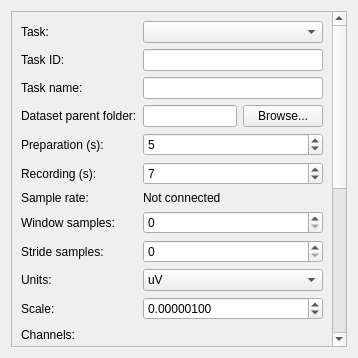
<?xml version="1.0" encoding="UTF-8"?>
<ui version="4.0">
 <class>DataCollectionPageForm</class>
 <widget class="QWidget" name="DataCollectionPageForm">
  <property name="windowTitle"><string>Data Collection</string></property>
  <layout class="QVBoxLayout" name="rootLayout">
   <item>
    <widget class="QScrollArea" name="scrollArea">
     <property name="widgetResizable"><bool>true</bool></property>
     <widget class="QWidget" name="scrollContents">
      <property name="geometry"><rect><x>0</x><y>0</y><width>760</width><height>760</height></rect></property>
      <layout class="QVBoxLayout" name="contentLayout">
       <item>
        <layout class="QFormLayout" name="settingsForm">
         <item row="0" column="0"><widget class="QLabel" name="taskLabel"><property name="text"><string>Task:</string></property></widget></item>
         <item row="0" column="1"><widget class="QComboBox" name="taskCombo"/></item>
         <item row="1" column="0"><widget class="QLabel" name="taskIdLabel"><property name="text"><string>Task ID:</string></property></widget></item>
         <item row="1" column="1"><widget class="QLineEdit" name="taskId"><property name="readOnly"><bool>true</bool></property></widget></item>
         <item row="2" column="0"><widget class="QLabel" name="taskNameLabel"><property name="text"><string>Task name:</string></property></widget></item>
         <item row="2" column="1"><widget class="QLineEdit" name="taskName"><property name="readOnly"><bool>true</bool></property></widget></item>
         <item row="3" column="0"><widget class="QLabel" name="datasetPathLabel"><property name="text"><string>Dataset parent folder:</string></property></widget></item>
         <item row="3" column="1">
          <layout class="QHBoxLayout" name="pathLayout">
           <item><widget class="QLineEdit" name="datasetPath"/></item>
           <item><widget class="QPushButton" name="browseButton"><property name="text"><string>Browse...</string></property></widget></item>
          </layout>
         </item>
         <item row="4" column="0"><widget class="QLabel" name="preparationLabel"><property name="text"><string>Preparation (s):</string></property></widget></item>
         <item row="4" column="1"><widget class="QSpinBox" name="preparationSeconds"><property name="minimum"><number>0</number></property><property name="maximum"><number>3600</number></property><property name="value"><number>5</number></property></widget></item>
         <item row="5" column="0"><widget class="QLabel" name="recordingLabel"><property name="text"><string>Recording (s):</string></property></widget></item>
         <item row="5" column="1"><widget class="QSpinBox" name="recordingSeconds"><property name="minimum"><number>1</number></property><property name="maximum"><number>3600</number></property><property name="value"><number>7</number></property></widget></item>
         <item row="6" column="0"><widget class="QLabel" name="sampleRateTitle"><property name="text"><string>Sample rate:</string></property></widget></item>
         <item row="6" column="1"><widget class="QLabel" name="sampleRateLabel"><property name="text"><string>Not connected</string></property></widget></item>
         <item row="7" column="0"><widget class="QLabel" name="windowSamplesLabel"><property name="text"><string>Window samples:</string></property></widget></item>
         <item row="7" column="1"><widget class="QSpinBox" name="windowSamples"><property name="minimum"><number>0</number></property><property name="maximum"><number>100000000</number></property></widget></item>
         <item row="8" column="0"><widget class="QLabel" name="strideSamplesLabel"><property name="text"><string>Stride samples:</string></property></widget></item>
         <item row="8" column="1"><widget class="QSpinBox" name="strideSamples"><property name="minimum"><number>0</number></property><property name="maximum"><number>100000000</number></property></widget></item>
         <item row="9" column="0"><widget class="QLabel" name="unitsLabel"><property name="text"><string>Units:</string></property></widget></item>
         <item row="9" column="1"><widget class="QComboBox" name="unitsCombo"><item><property name="text"><string>uV</string></property></item><item><property name="text"><string>mV</string></property></item></widget></item>
         <item row="10" column="0"><widget class="QLabel" name="scaleLabel"><property name="text"><string>Scale:</string></property></widget></item>
         <item row="10" column="1"><widget class="QDoubleSpinBox" name="scaleSpin"><property name="decimals"><number>8</number></property><property name="minimum"><double>0.00000001</double></property><property name="maximum"><double>1000000000.00000000</double></property><property name="value"><double>0.00000100</double></property></widget></item>
         <item row="11" column="0"><widget class="QLabel" name="channelsLabel"><property name="text"><string>Channels:</string></property></widget></item>
         <item row="11" column="1"><widget class="QWidget" name="channelWidget"><layout class="QGridLayout" name="channelLayout"/></widget></item>
        </layout>
       </item>
       <item>
        <widget class="QLabel" name="targetPlaceholder"><property name="text"><string>This capture workflow currently supports label targets only</string></property><property name="wordWrap"><bool>true</bool></property></widget>
       </item>
       <item>
        <widget class="QTableWidget" name="labelsTable">
         <property name="columnCount"><number>2</number></property>
         <property name="rowCount"><number>0</number></property>
         <column><property name="text"><string>Label</string></property></column>
         <column><property name="text"><string>Repetitions</string></property></column>
        </widget>
       </item>
       <item>
        <layout class="QHBoxLayout" name="labelButtonsLayout">
         <item><widget class="QPushButton" name="addLabelButton"><property name="text"><string>Add label</string></property></widget></item>
         <item><widget class="QPushButton" name="removeLabelButton"><property name="text"><string>Remove label</string></property></widget></item>
        </layout>
       </item>
       <item>
        <layout class="QHBoxLayout" name="captureButtonsLayout">
         <item><widget class="QPushButton" name="startButton"><property name="text"><string>Start capture</string></property></widget></item>
         <item><widget class="QPushButton" name="stopButton"><property name="text"><string>Stop</string></property></widget></item>
        </layout>
       </item>
      </layout>
     </widget>
    </widget>
   </item>
  </layout>
 </widget>
 <resources/>
 <connections/>
</ui>
